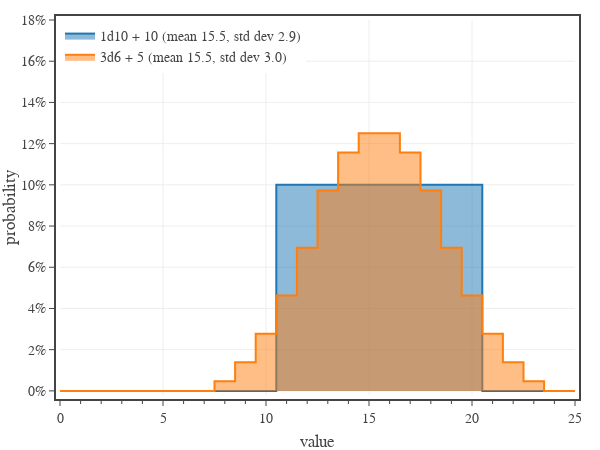

Notebook code cell kept with this figure:
### Code cell
# Compares the probability distribution of 4d4 + 1 and 2d8 + 2

# create figure
fig = go.Figure(
    layout=go.Layout(
        template=tfb.FIG_TEMPLATE,
        xaxis=dict(
            title_text='value',
            range=[0,25],
            tick0=0, dtick=5,
            minor=dict(tick0=0, dtick=1),
        ),
        yaxis=dict(
            range=[-0.002,0.18],
            title_text='probability',
            tickformat='0.0%',
        ),
        legend=dict(
            xanchor='left', yanchor='top',
            x=0.00, y=1.00,
            orientation='v',
            tracegroupgap=0,
        )
    )
)

def guassian(x, m, s):
    return (1/(s*np.sqrt(2*np.pi)))*np.exp(-0.5*((x - m)/s)**2)

# one attacks
x_list = list(range(30))
for deq in ['1d10 + 10','3d6 + 5']:
    roll = Dice_Roller(deq).value
    fig.add_trace(go.Scatter(
        x=np.array(x_list),
        y=np.array([roll.probability(x) for x in x_list]),
        name=f'{deq} (mean {roll.mean():.1f}, std dev {roll.sd():.1f})',
        mode='lines',
        line_shape='hvh',
        fill='tozeroy',
        hovertemplate=
            '<b>'+deq+'</b><br>'+
            'result %{x:.0f}<br>'+
            'probability %{y:,.1%}' + 
            '<extra></extra>'
    ))

    """fig.add_trace(go.Scatter(
        x=np.array(x_list),
        y=guassian(np.array(x_list), roll.mean(), roll.sd()),
        mode='lines',
    ))"""

# show figure
fig.update_layout(width=600, height=450, barmode='group')
fig.show(config=tfb.FIG_CONFIG)

# save figures
if SAVEFIGS:
    fig.update_layout(autosize=True, width=None, height=None)
    tfb.save_fig_html(fig, format='large', name=f'./fig-damage-roll-example-large')
    tfb.save_fig_html(fig, format='small', name=f'./fig-damage-roll-example-small')

### Figure 1 — Plotly figure (JSON) as saved in the notebook; plotly's stock layout.template omitted (floating-point values rounded to 4 significant figures)
{"data": [{"fill": "tozeroy", "hovertemplate": "<b>1d10 + 10</b><br>result %{x:.0f}<br>probability %{y:,.1%}<extra></extra>", "line": {"shape": "hvh"}, "mode": "lines", "name": "1d10 + 10 (mean 15.5, std dev 2.9)", "type": "scatter", "x": [0, 1, 2, 3, 4, 5, 6, 7, 8, 9, 10, 11, 12, 13, 14, 15, 16, 17, 18, 19, 20, 21, 22, 23, 24, 25, 26, 27, 28, 29], "y": [0, 0, 0, 0, 0, 0, 0, 0, 0, 0, 0, 0.1, 0.1, 0.1, 0.1, 0.1, 0.1, 0.1, 0.1, 0.1, 0.1, 0, 0, 0, 0, 0, 0, 0, 0, 0]}, {"fill": "tozeroy", "hovertemplate": "<b>3d6 + 5</b><br>result %{x:.0f}<br>probability %{y:,.1%}<extra></extra>", "line": {"shape": "hvh"}, "mode": "lines", "name": "3d6 + 5 (mean 15.5, std dev 3.0)", "type": "scatter", "x": [0, 1, 2, 3, 4, 5, 6, 7, 8, 9, 10, 11, 12, 13, 14, 15, 16, 17, 18, 19, 20, 21, 22, 23, 24, 25, 26, 27, 28, 29], "y": [0, 0, 0, 0, 0, 0, 0, 0, 0.00463, 0.01389, 0.02778, 0.0463, 0.06944, 0.09722, 0.1157, 0.125, 0.125, 0.1157, 0.09722, 0.06944, 0.0463, 0.02778, 0.01389, 0.00463, 0, 0, 0, 0, 0, 0]}], "layout": {"barmode": "group", "height": 450, "legend": {"orientation": "v", "tracegroupgap": 0, "x": 0, "xanchor": "left", "y": 1, "yanchor": "top"}, "width": 600, "xaxis": {"dtick": 5, "minor": {"dtick": 1, "tick0": 0}, "range": [0, 25], "tick0": 0, "title": {"text": "value"}}, "yaxis": {"range": [-0.002, 0.18], "tickformat": "0.0%", "title": {"text": "probability"}}}}
